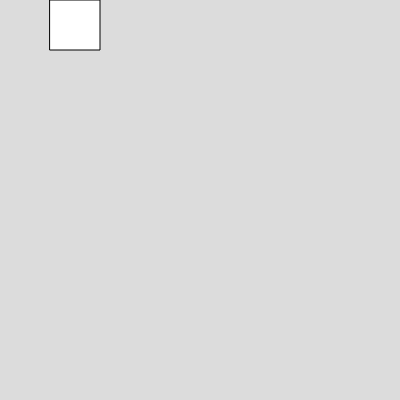
Frame 1 (no input)
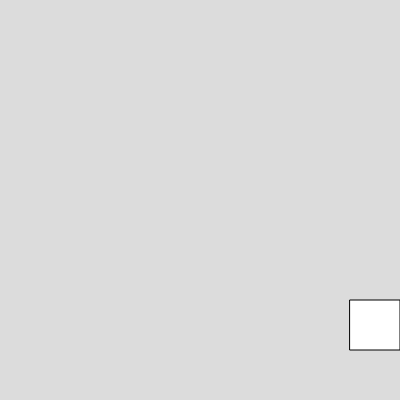
Frame 60 (no input)
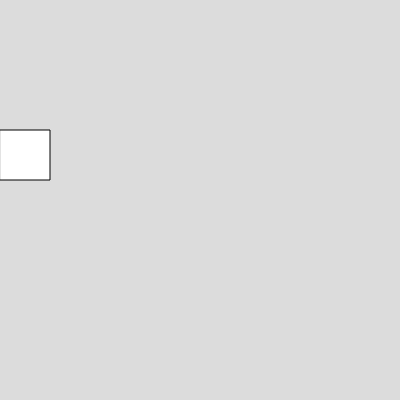
Frame 120 (the mouse pressed at the canvas centre since frame 60)

The p5.js sketch that drew these frames (run headless with seeded random() and noise() and a simulated clock; from frame 60 on, the mouse is pressed at the canvas centre):

// p5.js sketch
// ── sketch.js
// Project Title
// Your Name
// Date
//
// Extra for Experts:
// - describe what you did to take this project "above and beyond"


function setup() {
  createCanvas(400, 400);
}
let state = 0;
let x = 50;
let y = 0;
function draw() {
  background(220);
  square(x,y,50);
  if (state === 0) {
    x += 10;
    if (x === 350) {
      state = 1;
    }
  }
  if (state === 1) {
    y += 10;
    if (y === 350) {
      state = 2;
    }
  }
  if (state === 2) {
    x -= 10;
    if (x === 0) {
      state = 3;
    }
  }
  if (state === 3) {
    y -= 10;
    if (y === 0) {
      state = 0;
    }
  }
}
